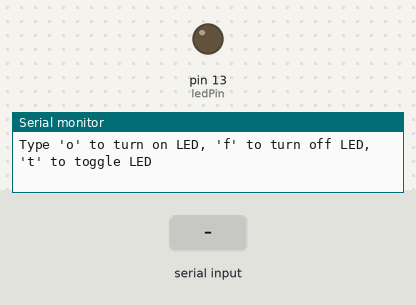
A sketch run on a simulated Arduino Uno, built with avr-gcc and run on an emulated ATmega328P. Parts: output pins drawn as LEDs (lit = HIGH), the last lines printed to the serial monitor. The inputs (shaded band) are chosen by the test bench.

Above: at 1.2 s.
1.3 s: "o" received over Serial
At 2.1 s:
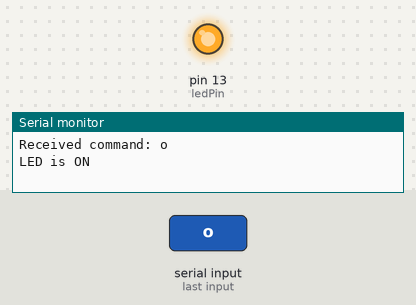
2.8 s: "f" received over Serial
At 3.3 s:
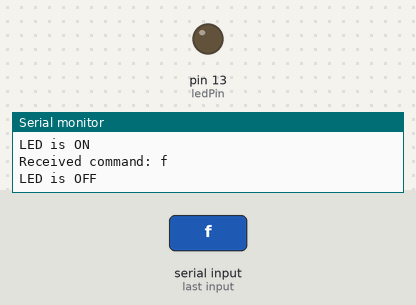
4.3 s: "t" received over Serial
At 5.6 s:
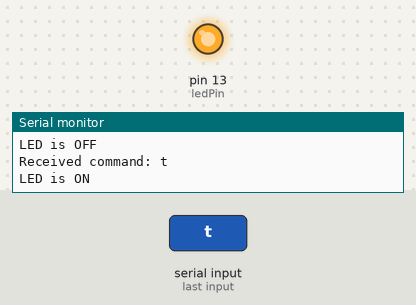
Timing chart, 0 to 7.3 s (numbered marks = the images above; inputs shaded):
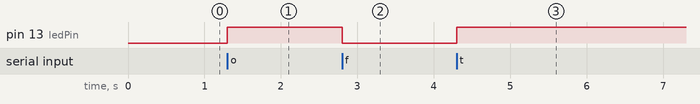

The sketch:

arduino_code.ino
```cpp
const int ledPin = 13;
char command;
bool ledState = false;

void setup() {
  pinMode(ledPin, OUTPUT);
  digitalWrite(ledPin, LOW);
  Serial.begin(9600);
  Serial.println("Type 'o' to turn on LED, 'f' to turn off LED, 't' to toggle LED");
}

void loop() {
  if (Serial.available() > 0) {
    command = Serial.read();
    Serial.print("Received command: ");
    Serial.println(command);

    if (command == 'o') {
      on();
    } else if (command == 'f') {
      off();
    } else if (command == 't') {
      toggle();
    }
  }
}

void on() {
  digitalWrite(ledPin, HIGH);
  ledState = true;
  Serial.println("LED is ON");
}

void off() {
  digitalWrite(ledPin, LOW);
  ledState = false;
  Serial.println("LED is OFF");
}

void toggle() {
  if (ledState) {
    off();
  } else {
    on();
  }
}
```

Measured:
- after the input at 1.3 s, pin 13 (ledPin): LOW → HIGH at once
- after the input at 2.8 s, pin 13 (ledPin): HIGH → LOW at once
- after the input at 4.3 s, pin 13 (ledPin): LOW → HIGH at once
